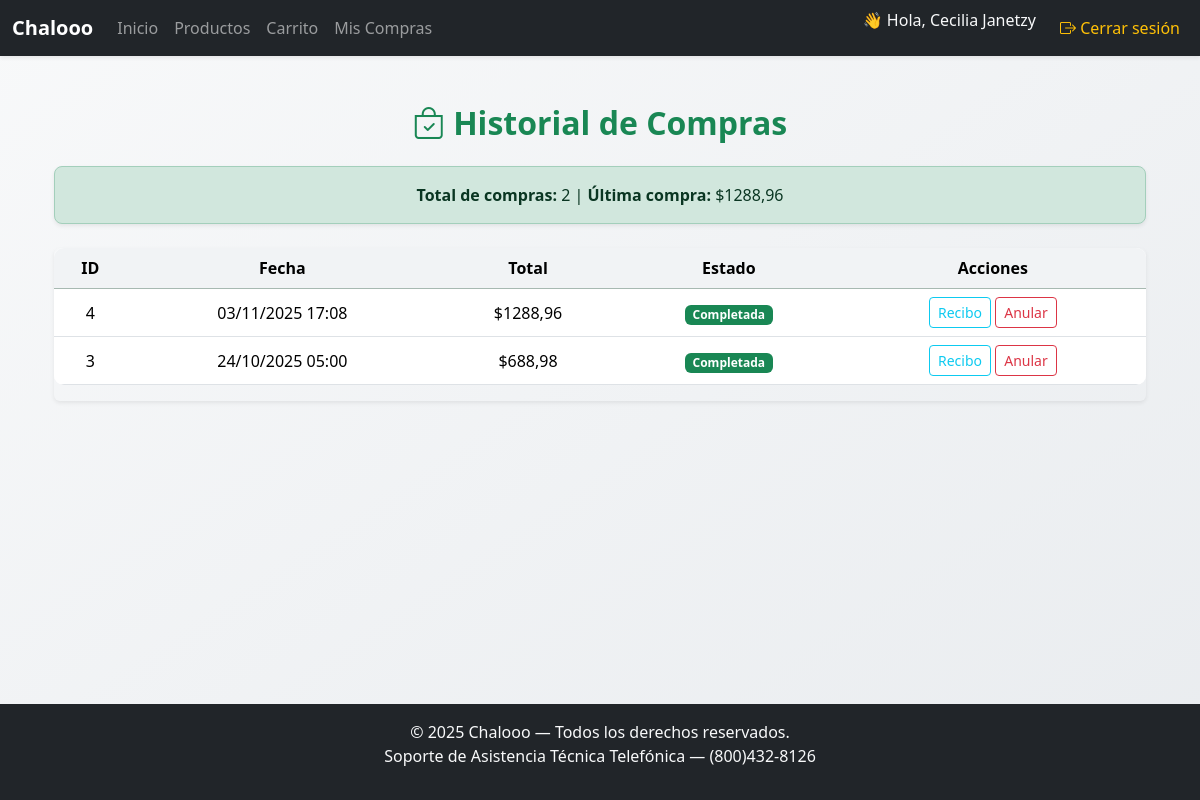
The page /historial/ (signed in) on the database as committed earlier.
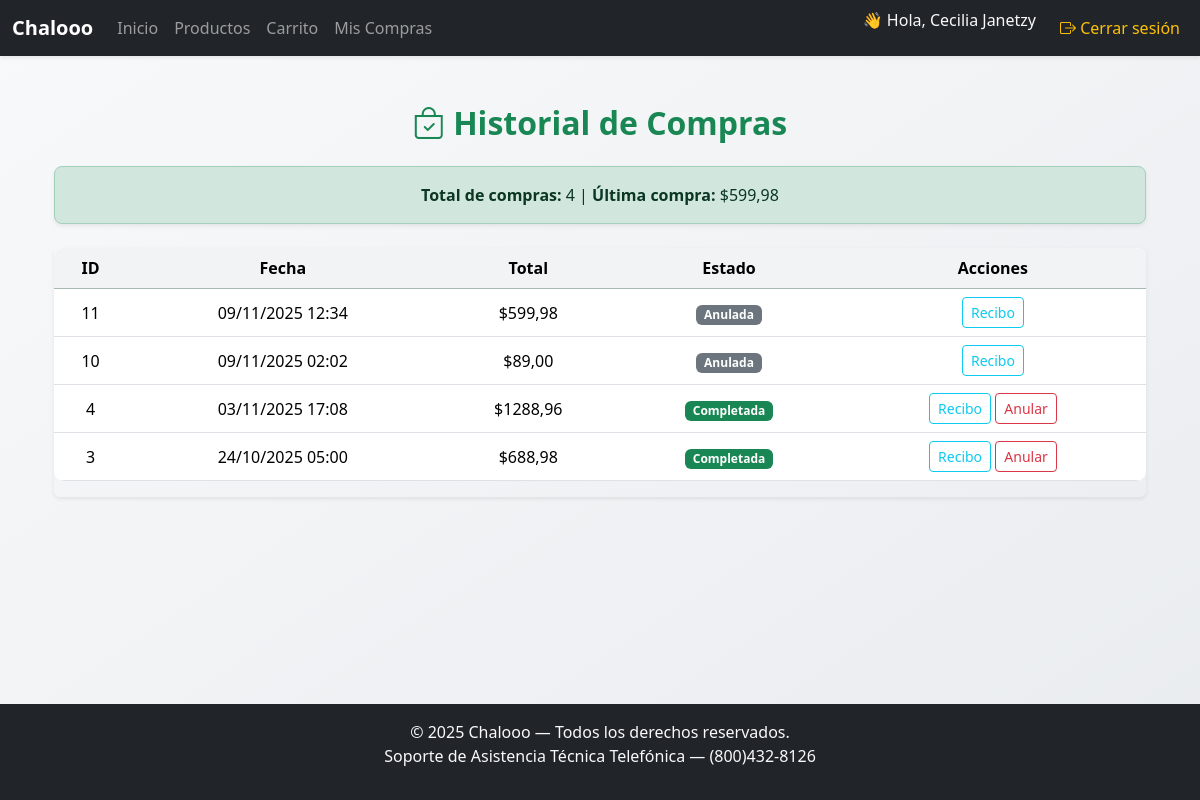
The same page on the database as committed later.
### chalooo/models.py (models this page shows, shortened)
class Venta(models.Model):
    ESTADOS = [
        ('completada', 'Completada'),
        ('anulada', 'Anulada'),
    ]
    id_venta = models.AutoField(primary_key=True)
    cliente = models.ForeignKey(Cliente, on_delete=models.CASCADE)
    fecha = models.DateTimeField(auto_now_add=True)
    total = models.DecimalField(max_digits=12, decimal_places=2, default=0.00)
    estado = models.CharField(max_length=15, choices=ESTADOS, default='completada')

### chalooo/views.py (the view)
# urls.py: path('historial/', views.historial_compras, name='historial'), # pylint: disable=no-member
@login_required
def historial_compras(request):
    try:
        cliente = Cliente.objects.get(usuario=request.user)
    except Cliente.DoesNotExist:
        messages.warning(request, "Debes registrarte como cliente para ver tu historial.")
        return redirect("chalooo:registro")
    ventas = Venta.objects.filter(cliente=cliente).order_by("-fecha")
    return render(request, "chalooo/historial.html", {"ventas": ventas})

### chalooo/templates/chalooo/historial.html (shortened to what this page needs)
{% extends "base.html" %}
{% block content %}
<div class="container mt-4 fade-in">
    <h2 class="text-center text-success mb-4">
        <i class="bi bi-bag-check"></i> Historial de Compras
    </h2>
    {% if ventas %}
        <div class="alert alert-success text-center shadow-sm mb-4">
            <strong>Total de compras:</strong> {{ ventas|length }} |
            {% with ultima=ventas|first %}
                <strong>Última compra:</strong> ${{ ultima.total|floatformat:2 }}
            {% endwith %}
        </div>
        <div class="table-responsive shadow-sm rounded">
            <table class="table table-hover align-middle text-center">
                <thead class="table-success">
                    <tr>
                        <th>ID</th>
                        <th>Fecha</th>
                        <th>Total</th>
                        <th>Estado</th>
                        <th>Acciones</th>
                    </tr>
                </thead>
                <tbody>
                    {% for venta in ventas %}
                    <tr>
                        <td>{{ venta.id_venta }}</td>
                        <td>{{ venta.fecha|date:"d/m/Y H:i" }}</td>
                        <td>${{ venta.total|floatformat:2 }}</td>
                        <td>
                            {% if venta.estado == "completada" %}
                                <span class="badge bg-success">Completada</span>
                            {% else %}
                                <span class="badge bg-secondary">Anulada</span>
                            {% endif %}
                        </td>
                        <td>
                            <a href="{% url 'chalooo:recibo_pdf' venta.id_venta %}"
                                class="btn btn-sm btn-outline-info">
                                Recibo
                            </a>
                            {% if venta.estado == "completada" %}
                            <a href="{% url 'chalooo:anular_venta' venta.id_venta %}"
                                class="btn btn-sm btn-outline-danger"
                                onclick="return confirm('¿Seguro que deseas anular esta compra?');">
                                Anular
                            </a>
                            {% endif %}
                        </td>
                    </tr>
                    {% endfor %}
                </tbody>
            </table>
        </div>
    {% else %}
        <div class="alert alert-warning text-center shadow-sm">
            <i class="bi bi-emoji-frown"></i> Aún no has realizado ninguna compra.
        </div>
    {% endif %}
</div>
{% endblock %}

Rows that differ between the two databases and show on the page:
added Venta: total "599,98", id_venta "11", fecha "09/11/2025 12:34", estado "Anulada"
added Venta: id_venta "10", fecha "09/11/2025 02:02", total "89,00", estado "Anulada"
Other text that changed with them:
{{ ventas|length }}: "2" → "4"
{{ ultima.total|floatformat:2 }}: "1288,96" → "599,98"
